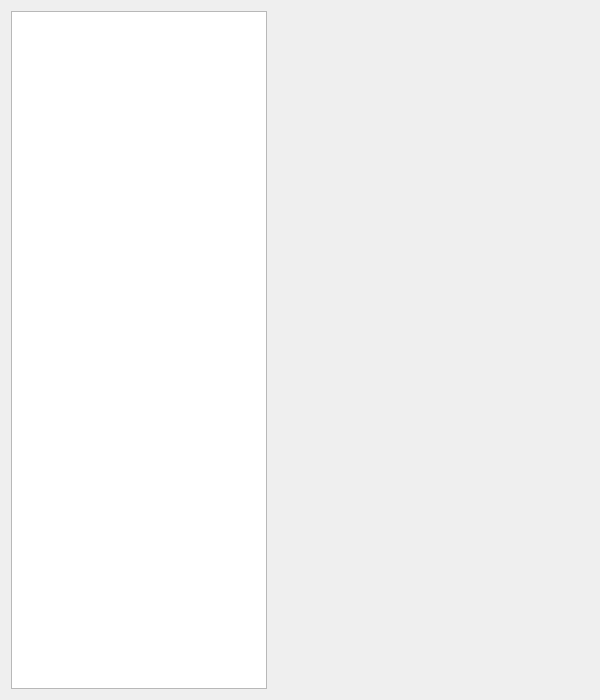
<?xml version="1.0" encoding="UTF-8"?>
<ui version="4.0">
 <class>Form</class>
 <widget class="QWidget" name="Form">
  <property name="geometry">
   <rect>
    <x>0</x>
    <y>0</y>
    <width>600</width>
    <height>700</height>
   </rect>
  </property>
  <property name="minimumSize">
   <size>
    <width>600</width>
    <height>700</height>
   </size>
  </property>
  <property name="windowTitle">
   <string>Form</string>
  </property>
  <layout class="QGridLayout" name="gridLayout" columnstretch="0,1">
   <item row="0" column="1">
    <widget class="QStackedWidget" name="stackedWidget">
     <property name="currentIndex">
      <number>1</number>
     </property>
     <widget class="QWidget" name="page"/>
     <widget class="QWidget" name="page_2"/>
    </widget>
   </item>
   <item row="0" column="0">
    <widget class="QListWidget" name="listWidget"/>
   </item>
  </layout>
 </widget>
 <resources/>
 <connections/>
</ui>
